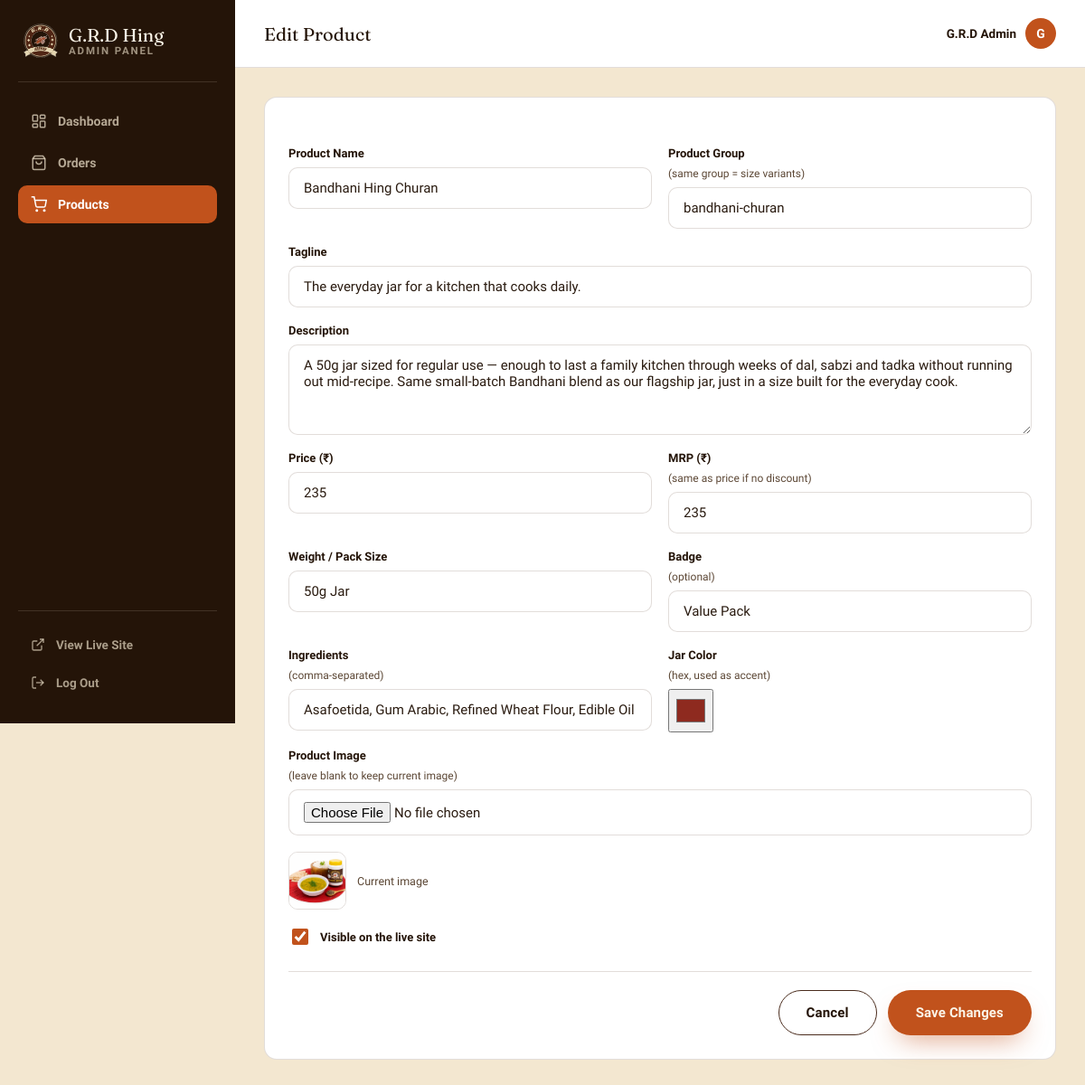
The app's page /admin/product-form.php?id=2 (signed in) with its own data.
### tables this page shows
CREATE TABLE IF NOT EXISTS products (
    id             INT AUTO_INCREMENT PRIMARY KEY,
    slug           VARCHAR(191) NOT NULL UNIQUE,
    product_group  VARCHAR(100) NOT NULL,
    name           VARCHAR(191) NOT NULL,
    tagline        VARCHAR(255) NOT NULL DEFAULT '',
    description    TEXT NOT NULL,
    price          DECIMAL(10,2) NOT NULL,
    mrp            DECIMAL(10,2) NOT NULL,
    weight         VARCHAR(100) NOT NULL,
    badge          VARCHAR(100) NOT NULL DEFAULT '',
    image          VARCHAR(255) NOT NULL,
    jar_color      VARCHAR(20)  NOT NULL DEFAULT '#4A2C1D',
    ingredients    TEXT NOT NULL,    
    is_active      TINYINT(1) NOT NULL DEFAULT 1,
    created_at     TIMESTAMP NOT NULL DEFAULT CURRENT_TIMESTAMP,
    updated_at     TIMESTAMP NOT NULL DEFAULT CURRENT_TIMESTAMP ON UPDATE CURRENT_TIMESTAMP
);

### includes/db.php (called while the page is built, shortened)
<?php
function grd_db() {
    static $pdo = null;
    if ($pdo === null) {
        try {
            $pdo = new PDO(
                'mysql:host=' . DB_HOST . ';dbname=' . DB_NAME . ';charset=utf8mb4',
                DB_USER,
                DB_PASS,
                [
                    PDO::ATTR_ERRMODE            => PDO::ERRMODE_EXCEPTION,
                    PDO::ATTR_DEFAULT_FETCH_MODE => PDO::FETCH_ASSOC,
                    PDO::ATTR_EMULATE_PREPARES   => false,
                ]
            );
        } catch (PDOException $e) {
            http_response_code(500);
            die('Database connection failed. Check includes/db.php credentials and that MySQL is running.');
        }
    }
    return $pdo;
}

### admin/includes/auth.php (called while the page is built, shortened)
<?php
require_once __DIR__ . '/../../includes/db.php';
function grd_admin_current_admin() {
    static $cached = null;
    if ($cached !== null) return $cached;
    $stmt = grd_db()->prepare("SELECT id, name, email, created_at FROM admin_users WHERE id = ?");
    $stmt->execute([$_SESSION['admin_id']]);
    $cached = $stmt->fetch() ?: null;
    return $cached;
}
function grd_admin_require_login() {
    if (!grd_admin_current_admin()) {
        grd_admin_auth_start();
        $_SESSION['admin_redirect_to'] = basename($_SERVER['SCRIPT_NAME']);
        header('Location: login.php');
        exit;
    }
}

### includes/product-data.php (called while the page is built, shortened)
<?php
require_once __DIR__ . '/db.php';
function grd_row_to_product($row) {
    return [
        'id'          => (int)$row['id'],
        'slug'        => $row['slug'],
        'group'       => $row['product_group'],
        'name'        => $row['name'],
        'tagline'     => $row['tagline'],
        'description' => $row['description'],
        'price'       => (float)$row['price'],
        'mrp'         => (float)$row['mrp'],
        'weight'      => $row['weight'],
        'badge'       => $row['badge'],
        'photo'       => true,
        'image'       => $row['image'],
        'jar_color'   => $row['jar_color'],
        'ingredients' => json_decode($row['ingredients'], true) ?: [],
        'is_active'   => (bool)($row['is_active'] ?? 1),
    ];
}
function grd_admin_get_product($id) {
    $stmt = grd_db()->prepare("SELECT * FROM products WHERE id = ?");
    $stmt->execute([$id]);
    return grd_row_to_product($stmt->fetch());
}

### admin/product-form.php (the view, shortened to what this page needs)
<?php
require_once __DIR__ . '/includes/auth.php';
require_once __DIR__ . '/../includes/product-data.php';
grd_admin_require_login();
$id = isset($_GET['id']) ? (int)$_GET['id'] : null;
$editing = $id !== null;
$product = $editing ? grd_admin_get_product($id) : null;
$values = [
    'name'          => $product['name'] ?? '',
    'product_group' => $product['group'] ?? '',
    'tagline'       => $product['tagline'] ?? '',
    'description'   => $product['description'] ?? '',
    'price'         => $product['price'] ?? '',
    'mrp'           => $product['mrp'] ?? '',
    'weight'        => $product['weight'] ?? '',
    'badge'         => $product['badge'] ?? '',
    'jar_color'     => $product['jar_color'] ?? '#4A2C1D',
    'ingredients'   => $product ? implode(', ', $product['ingredients']) : '',
    'image'         => $product['image'] ?? '',
    'is_active'     => $product['is_active'] ?? true,
];
$admin_active = 'products';
$admin_heading = $editing ? 'Edit Product' : 'Add New Product';
require __DIR__ . '/includes/layout-head.php';
?>
<div class="admin-card">
  <form method="post" enctype="multipart/form-data" class="checkout-form admin-form">
    <div class="form-row two-col">
      <label>Product Name
        <input type="text" name="name" required value="<?php echo htmlspecialchars($values['name']); ?>">
      </label>
      <label>Product Group <span class="optional">(same group = size variants)</span>
        <input type="text" name="product_group" required placeholder="e.g. bandhani-churan" value="<?php echo htmlspecialchars($values['product_group']); ?>">
      </label>
    </div>
    <div class="form-row">
      <label>Tagline
        <input type="text" name="tagline" placeholder="Short one-line tagline shown on cards" value="<?php echo htmlspecialchars($values['tagline']); ?>">
      </label>
    </div>
    <div class="form-row">
      <label>Description
        <textarea name="description" rows="4" required><?php echo htmlspecialchars($values['description']); ?></textarea>
      </label>
    </div>
    <div class="form-row two-col">
      <label>Price (₹)
        <input type="number" step="0.01" min="0" name="price" required value="<?php echo htmlspecialchars((string)$values['price']); ?>">
      </label>
      <label>MRP (₹) <span class="optional">(same as price if no discount)</span>
        <input type="number" step="0.01" min="0" name="mrp" required value="<?php echo htmlspecialchars((string)$values['mrp']); ?>">
      </label>
    </div>
    <div class="form-row two-col">
      <label>Weight / Pack Size
        <input type="text" name="weight" required placeholder="e.g. 50g Jar" value="<?php echo htmlspecialchars($values['weight']); ?>">
      </label>
      <label>Badge <span class="optional">(optional)</span>
        <input type="text" name="badge" placeholder="e.g. Bestseller" value="<?php echo htmlspecialchars($values['badge']); ?>">
      </label>
    </div>
    <div class="form-row two-col">
      <label>Ingredients <span class="optional">(comma-separated)</span>
        <input type="text" name="ingredients" placeholder="Asafoetida, Gum Arabic, ..." value="<?php echo htmlspecialchars($values['ingredients']); ?>">
      </label>
      <label>Jar Color <span class="optional">(hex, used as accent)</span>
        <input type="color" name="jar_color" value="<?php echo htmlspecialchars($values['jar_color']); ?>" style="height:48px;padding:6px;">
      </label>
    </div>
    <div class="form-row">
      <label>Product Image <span class="optional"><?php echo $editing ? '(leave blank to keep current image)' : ''; ?></span>
        <input type="file" name="image" accept=".jpg,.jpeg,.png,.webp">
      </label>
      <?php if ($values['image']): ?>
        <div class="admin-image-preview">
          <img src="../<?php echo htmlspecialchars($values['image']); ?>" alt="Current product image">
          <span>Current image</span>
        </div>
      <?php endif; ?>
    </div>
    <div class="form-row">
      <label class="checkbox-row">
        <input type="checkbox" name="is_active" <?php echo $values['is_active'] ? 'checked' : ''; ?>>
        Visible on the live site
      </label>
    </div>
    <div class="admin-form-actions">
      <a href="products.php" class="btn btn-ghost">Cancel</a>
      <button type="submit" class="btn btn-primary"><?php echo $editing ? 'Save Changes' : 'Add Product'; ?></button>
    </div>
  </form>
</div>
<?php require __DIR__ . '/includes/layout-foot.php'; ?>

### admin/includes/layout-head.php (shortened to what this page needs)
<?php
require_once __DIR__ . '/auth.php';
$grd_admin = grd_admin_current_admin();
?>
<!DOCTYPE html>
<html lang="en">
<head>
<link rel="stylesheet" href="../css/style.css">
</head>
<body class="admin-body">
<div class="admin-shell">
  <aside class="admin-sidebar" id="adminSidebar">
    <a href="index.php" class="admin-brand">
      <img src="../images/logo.png" alt="G.R.D Hing emblem">
      <div class="brand-text">
        <div class="brand-name" style="color:var(--parchment-lt);">G.R.D Hing</div>
        <div class="brand-sub">Admin Panel</div>
      </div>
    </a>
    <nav class="admin-nav" aria-label="Admin">
      <a href="index.php" class="<?php echo $admin_active === 'dashboard' ? 'active' : ''; ?>">
        <svg viewBox="0 0 24 24" fill="none" stroke="currentColor" stroke-width="2"><rect x="3" y="3" width="7" height="9" rx="1"/><rect x="14" y="3" width="7" height="5" rx="1"/><rect x="14" y="12" width="7" height="9" rx="1"/><rect x="3" y="16" width="7" height="5" rx="1"/></svg>
        Dashboard
      </a>
      <a href="orders.php" class="<?php echo $admin_active === 'orders' ? 'active' : ''; ?>">
        <svg viewBox="0 0 24 24" fill="none" stroke="currentColor" stroke-width="2"><path d="M6 2 3 6v14a2 2 0 0 0 2 2h14a2 2 0 0 0 2-2V6l-3-4Z"/><path d="M3 6h18"/><path d="M16 10a4 4 0 0 1-8 0"/></svg>
        Orders
      </a>
      <a href="products.php" class="<?php echo $admin_active === 'products' ? 'active' : ''; ?>">
        <svg viewBox="0 0 24 24" fill="none" stroke="currentColor" stroke-width="2"><circle cx="9" cy="21" r="1"/><circle cx="20" cy="21" r="1"/><path d="M1 1h4l2.68 13.39a2 2 0 0 0 2 1.61h9.72a2 2 0 0 0 2-1.61L23 6H6"/></svg>
        Products
      </a>
    </nav>
    <div class="admin-sidebar-foot">
      <a href="../index.php" target="_blank" class="admin-view-site">
        <svg viewBox="0 0 24 24" fill="none" stroke="currentColor" stroke-width="2"><path d="M18 13v6a2 2 0 0 1-2 2H5a2 2 0 0 1-2-2V8a2 2 0 0 1 2-2h6"/><path d="M15 3h6v6"/><path d="M10 14 21 3"/></svg>
        View Live Site
      </a>
      <a href="logout.php" class="admin-view-site">
        <svg viewBox="0 0 24 24" fill="none" stroke="currentColor" stroke-width="2"><path d="M9 21H5a2 2 0 0 1-2-2V5a2 2 0 0 1 2-2h4"/><polyline points="16 17 21 12 16 7"/><line x1="21" y1="12" x2="9" y2="12"/></svg>
        Log Out
      </a>
    </div>
  </aside>
  <div class="admin-main">
    <header class="admin-topbar">
      <h1><?php echo htmlspecialchars($admin_heading); ?></h1>
      <div class="admin-topbar-user">
        <span><?php echo htmlspecialchars($grd_admin['name'] ?? 'Admin'); ?></span>
        <div class="admin-avatar"><?php echo strtoupper(substr($grd_admin['name'] ?? 'A', 0, 1)); ?></div>
      </div>
    </header>
    <main class="admin-content">

### records on screen
products: name "Bandhani Hing Churan", product_group "bandhani-churan", tagline "The everyday jar for a kitchen that cooks daily.", description "A 50g jar sized for regular use — enough to last a family kitchen through weeks of dal, sabzi and tadka without running out mid-recipe. Same small-batch Bandhani blend as our flagship jar, just in a size built for the everyday cook.", price "235", mrp "235", weight "50g Jar", badge "Value Pack", jar_color "#8e2a1f", image (picture), is_active "☑"

### other values on screen
$admin_heading "Edit Product"
$grd_admin['name'] "G.R.D Admin"
substr($grd_admin['name'] ?? 'A', 0, 1) "G"
